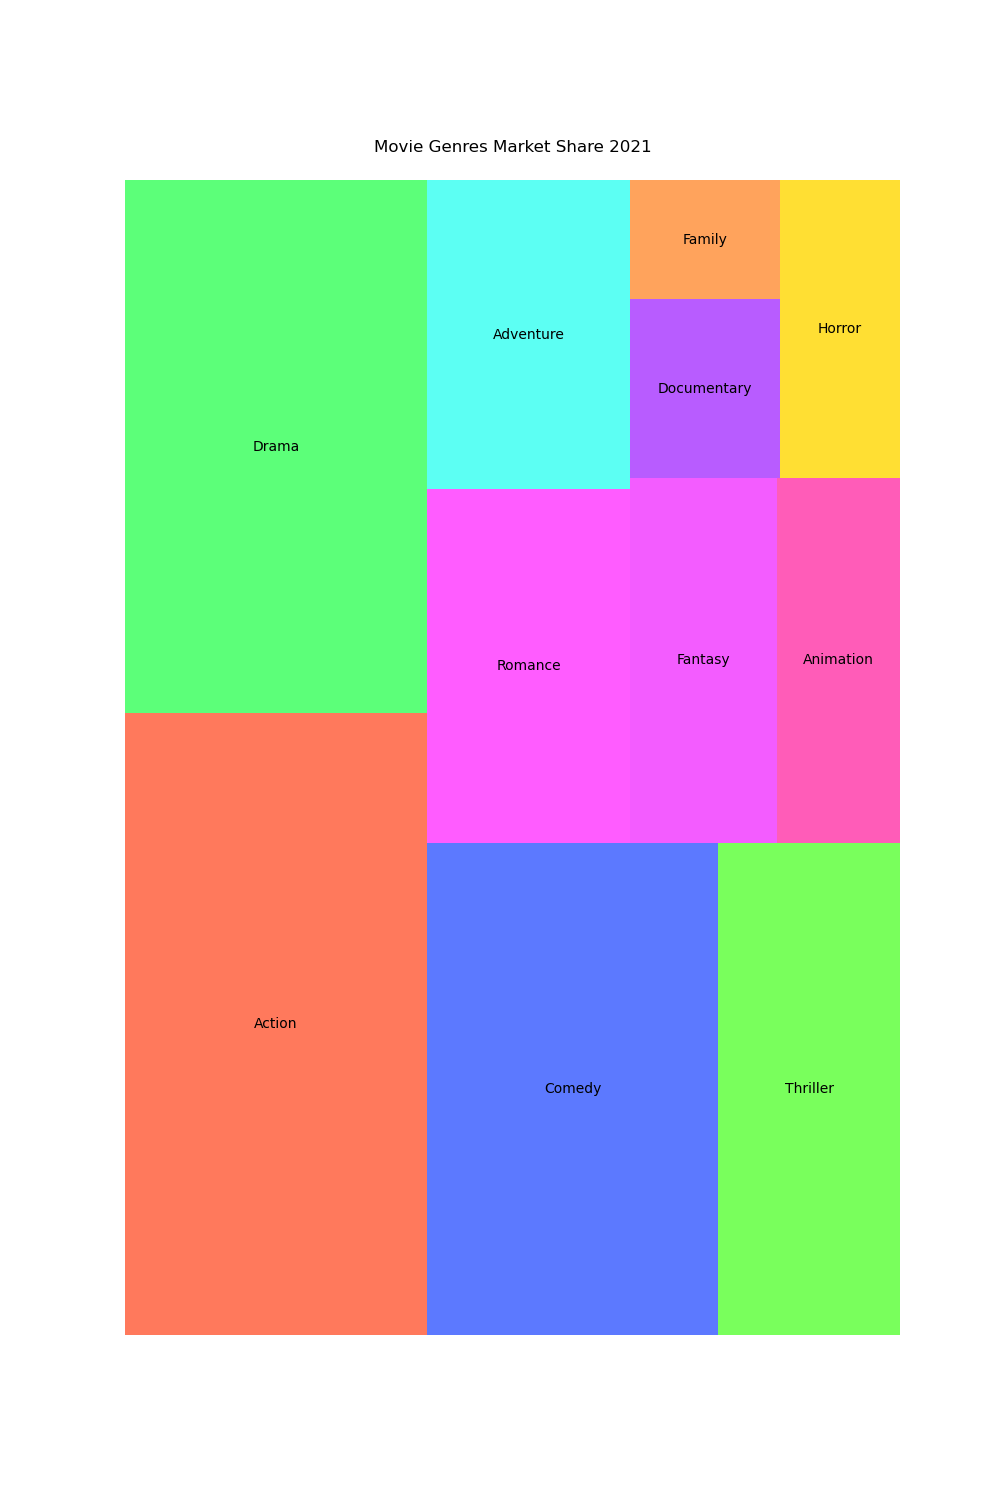

Source code (Python):

import matplotlib.pyplot as plt
import squarify

# Data for movie genres' market share
genres = ['Action', 'Drama', 'Comedy', 'Thriller', 'Romance', 'Adventure', 'Fantasy', 'Animation', 'Documentary', 'Family', 'Horror']
market_share = [21.0, 18.0, 16.0, 10.0, 8.0, 7.0, 6.0, 5.0, 3.0, 2.0, 4.0]

# Custom color scheme
colors = ['#FF5733', '#33FF57', '#3357FF', '#57FF33', '#FF33FF', '#33FFF0', '#F033FF', '#FF33A6', '#A633FF', '#FF8C33', '#FFD700']

# Treemap
plt.figure(figsize=(10, 15))  # Adjusting the size of the treemap
squarify.plot(sizes=market_share, label=genres, color=colors, alpha=0.8)
plt.title('Movie Genres Market Share 2021', pad=20)
plt.axis('off')  # No axes for a cleaner look

plt.show()
